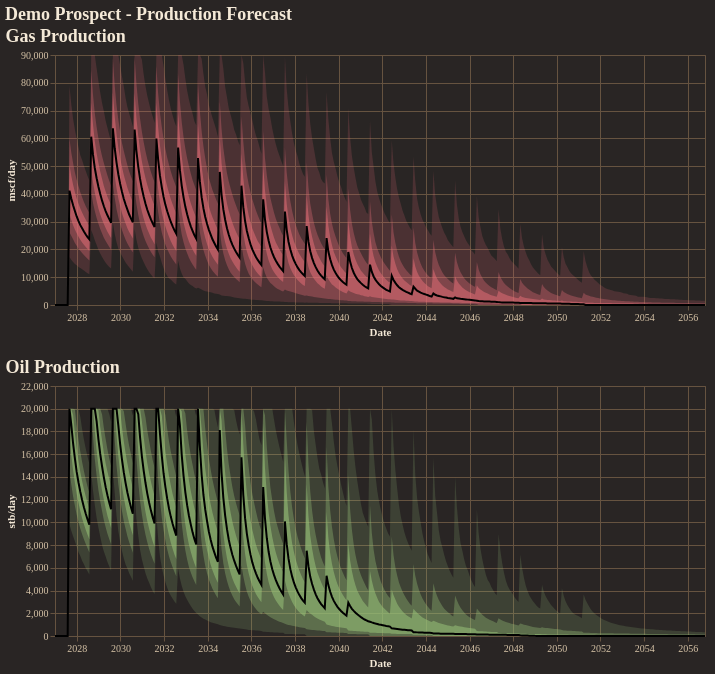

Notebook cell for this chart:
### Code cell
fig = reporter.plotter.combined_production_plot(
    figsize=(650, 250),
    backend=PLOTTING_BACKEND
)
fig.show()

### Figure 1 — Vega-Lite specification as saved in the notebook (floating-point values rounded to 4 significant figures; data arrays with more than 128 entries replaced by an {"elided": "..."} marker saying what was removed)
{"config": {"background": "#292524", "view": {"fill": "#292524", "stroke": "#665340"}, "title": {"color": "#f4e9d7", "font": "Merriweather", "fontSize": 18, "fontWeight": 600, "subtitleColor": "#d5c2a6", "anchor": "start"}, "axis": {"domainColor": "#665340", "gridColor": "#665340", "tickColor": "#665340", "labelColor": "#d5c2a6", "titleColor": "#f4e9d7", "labelFont": "Merriweather", "titleFont": "Merriweather"}, "legend": {"titleColor": "#f4e9d7", "labelColor": "#d5c2a6", "labelFont": "Merriweather", "titleFont": "Merriweather", "orient": "top-right", "symbolType": "circle"}, "header": {"labelColor": "#d5c2a6", "titleColor": "#f4e9d7", "labelFont": "Merriweather", "titleFont": "Merriweather"}, "mark": {"color": "#c78d3b"}, "line": {"color": "#c78d3b"}, "bar": {"color": "#c78d3b"}, "point": {"color": "#ddb06d"}, "area": {"color": "#c78d3b", "opacity": 0.35}, "text": {"color": "#f4e9d7", "font": "Merriweather"}, "range": {"category": ["#5DA5DA", "#F28E2B", "#59C36A", "#E15759", "#B07AA1", "#4ECDC4", "#FF9DA7", "#EDC948"]}}, "vconcat": [{"layer": [{"mark": {"type": "area", "color": "rgba(224, 108, 117, 1.0)", "opacity": 0.18}, "encoding": {"tooltip": [{"field": "date", "title": "Date", "type": "temporal"}, {"field": "p01", "format": ",.2f", "title": "P01", "type": "quantitative"}, {"field": "p10", "format": ",.2f", "title": "P10", "type": "quantitative"}, {"field": "p25", "format": ",.2f", "title": "P25", "type": "quantitative"}, {"field": "p50", "format": ",.2f", "title": "P50", "type": "quantitative"}, {"field": "p75", "format": ",.2f", "title": "P75", "type": "quantitative"}, {"field": "p90", "format": ",.2f", "title": "P90", "type": "quantitative"}, {"field": "p99", "format": ",.2f", "title": "P99", "type": "quantitative"}], "x": {"field": "date", "title": "Date", "type": "temporal"}, "y": {"field": "p01", "title": "mscf/day", "type": "quantitative"}, "y2": {"field": "p99"}}}, {"mark": {"type": "area", "color": "rgba(224, 108, 117, 1.0)", "opacity": 0.35}, "encoding": {"tooltip": [{"field": "date", "title": "Date", "type": "temporal"}, {"field": "p01", "format": ",.2f", "title": "P01", "type": "quantitative"}, {"field": "p10", "format": ",.2f", "title": "P10", "type": "quantitative"}, {"field": "p25", "format": ",.2f", "title": "P25", "type": "quantitative"}, {"field": "p50", "format": ",.2f", "title": "P50", "type": "quantitative"}, {"field": "p75", "format": ",.2f", "title": "P75", "type": "quantitative"}, {"field": "p90", "format": ",.2f", "title": "P90", "type": "quantitative"}, {"field": "p99", "format": ",.2f", "title": "P99", "type": "quantitative"}], "x": {"field": "date", "title": "Date", "type": "temporal"}, "y": {"field": "p10", "title": "mscf/day", "type": "quantitative"}, "y2": {"field": "p90"}}}, {"mark": {"type": "area", "color": "rgba(224, 108, 117, 1.0)", "opacity": 0.55}, "encoding": {"tooltip": [{"field": "date", "title": "Date", "type": "temporal"}, {"field": "p01", "format": ",.2f", "title": "P01", "type": "quantitative"}, {"field": "p10", "format": ",.2f", "title": "P10", "type": "quantitative"}, {"field": "p25", "format": ",.2f", "title": "P25", "type": "quantitative"}, {"field": "p50", "format": ",.2f", "title": "P50", "type": "quantitative"}, {"field": "p75", "format": ",.2f", "title": "P75", "type": "quantitative"}, {"field": "p90", "format": ",.2f", "title": "P90", "type": "quantitative"}, {"field": "p99", "format": ",.2f", "title": "P99", "type": "quantitative"}], "x": {"field": "date", "title": "Date", "type": "temporal"}, "y": {"field": "p25", "title": "mscf/day", "type": "quantitative"}, "y2": {"field": "p75"}}}, {"mark": {"type": "line", "color": "black", "strokeWidth": 2}, "encoding": {"tooltip": [{"field": "date", "title": "Date", "type": "temporal"}, {"field": "p01", "format": ",.2f", "title": "P01", "type": "quantitative"}, {"field": "p10", "format": ",.2f", "title": "P10", "type": "quantitative"}, {"field": "p25", "format": ",.2f", "title": "P25", "type": "quantitative"}, {"field": "p50", "format": ",.2f", "title": "P50", "type": "quantitative"}, {"field": "p75", "format": ",.2f", "title": "P75", "type": "quantitative"}, {"field": "p90", "format": ",.2f", "title": "P90", "type": "quantitative"}, {"field": "p99", "format": ",.2f", "title": "P99", "type": "quantitative"}], "x": {"field": "date", "title": "Date", "type": "temporal"}, "y": {"field": "p50", "title": "mscf/day", "type": "quantitative"}}}], "data": {"name": "data-0c754f39a7806fbf120ced4fd677a824"}, "height": 250, "title": "Gas Production", "width": 650}, {"layer": [{"mark": {"type": "area", "color": "rgba(152, 195, 121, 1.0)", "opacity": 0.18}, "encoding": {"tooltip": [{"field": "date", "title": "Date", "type": "temporal"}, {"field": "p01", "format": ",.2f", "title": "P01", "type": "quantitative"}, {"field": "p10", "format": ",.2f", "title": "P10", "type": "quantitative"}, {"field": "p25", "format": ",.2f", "title": "P25", "type": "quantitative"}, {"field": "p50", "format": ",.2f", "title": "P50", "type": "quantitative"}, {"field": "p75", "format": ",.2f", "title": "P75", "type": "quantitative"}, {"field": "p90", "format": ",.2f", "title": "P90", "type": "quantitative"}, {"field": "p99", "format": ",.2f", "title": "P99", "type": "quantitative"}], "x": {"field": "date", "title": "Date", "type": "temporal"}, "y": {"field": "p01", "title": "stb/day", "type": "quantitative"}, "y2": {"field": "p99"}}}, {"mark": {"type": "area", "color": "rgba(152, 195, 121, 1.0)", "opacity": 0.35}, "encoding": {"tooltip": [{"field": "date", "title": "Date", "type": "temporal"}, {"field": "p01", "format": ",.2f", "title": "P01", "type": "quantitative"}, {"field": "p10", "format": ",.2f", "title": "P10", "type": "quantitative"}, {"field": "p25", "format": ",.2f", "title": "P25", "type": "quantitative"}, {"field": "p50", "format": ",.2f", "title": "P50", "type": "quantitative"}, {"field": "p75", "format": ",.2f", "title": "P75", "type": "quantitative"}, {"field": "p90", "format": ",.2f", "title": "P90", "type": "quantitative"}, {"field": "p99", "format": ",.2f", "title": "P99", "type": "quantitative"}], "x": {"field": "date", "title": "Date", "type": "temporal"}, "y": {"field": "p10", "title": "stb/day", "type": "quantitative"}, "y2": {"field": "p90"}}}, {"mark": {"type": "area", "color": "rgba(152, 195, 121, 1.0)", "opacity": 0.55}, "encoding": {"tooltip": [{"field": "date", "title": "Date", "type": "temporal"}, {"field": "p01", "format": ",.2f", "title": "P01", "type": "quantitative"}, {"field": "p10", "format": ",.2f", "title": "P10", "type": "quantitative"}, {"field": "p25", "format": ",.2f", "title": "P25", "type": "quantitative"}, {"field": "p50", "format": ",.2f", "title": "P50", "type": "quantitative"}, {"field": "p75", "format": ",.2f", "title": "P75", "type": "quantitative"}, {"field": "p90", "format": ",.2f", "title": "P90", "type": "quantitative"}, {"field": "p99", "format": ",.2f", "title": "P99", "type": "quantitative"}], "x": {"field": "date", "title": "Date", "type": "temporal"}, "y": {"field": "p25", "title": "stb/day", "type": "quantitative"}, "y2": {"field": "p75"}}}, {"mark": {"type": "line", "color": "black", "strokeWidth": 2}, "encoding": {"tooltip": [{"field": "date", "title": "Date", "type": "temporal"}, {"field": "p01", "format": ",.2f", "title": "P01", "type": "quantitative"}, {"field": "p10", "format": ",.2f", "title": "P10", "type": "quantitative"}, {"field": "p25", "format": ",.2f", "title": "P25", "type": "quantitative"}, {"field": "p50", "format": ",.2f", "title": "P50", "type": "quantitative"}, {"field": "p75", "format": ",.2f", "title": "P75", "type": "quantitative"}, {"field": "p90", "format": ",.2f", "title": "P90", "type": "quantitative"}, {"field": "p99", "format": ",.2f", "title": "P99", "type": "quantitative"}], "x": {"field": "date", "title": "Date", "type": "temporal"}, "y": {"field": "p50", "title": "stb/day", "type": "quantitative"}}}], "data": {"name": "data-2ae0c06ba0359b36f6f83062602ad3c4"}, "height": 250, "title": "Oil Production", "width": 650}], "title": "Demo Prospect - Production Forecast", "$schema": "https://vega.github.io/schema/vega-lite/v5.20.1.json", "datasets": {"data-0c754f39a7806fbf120ced4fd677a824": {"elided": "360 records"}, "data-2ae0c06ba0359b36f6f83062602ad3c4": {"elided": "360 records"}}}
